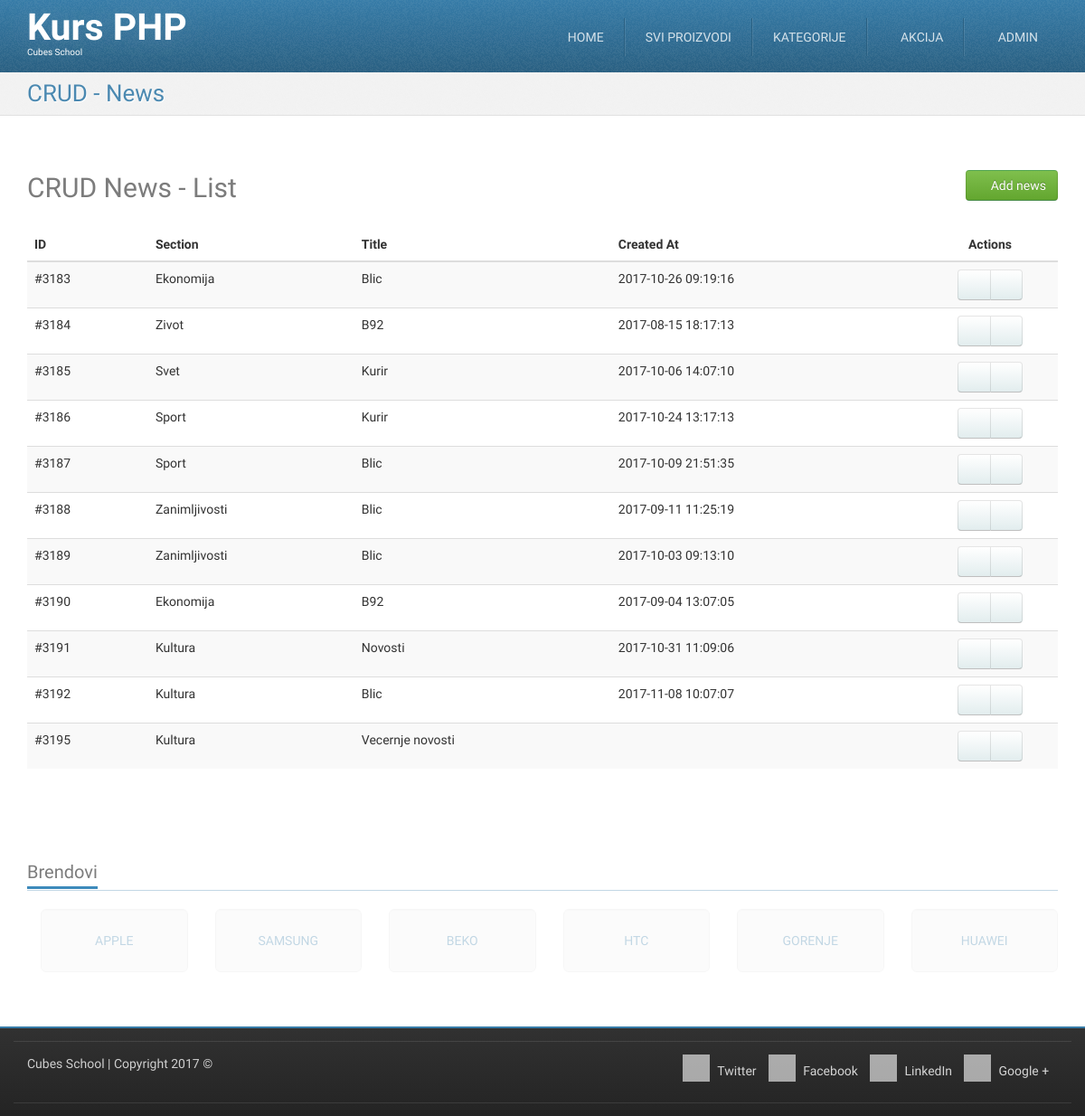
/crud-news-list.php (signed in), run on the app's committed database.
### tables this page shows
CREATE TABLE `news` (
  `id` int(11) NOT NULL,
  `section_id` int(11) NOT NULL,
  `title` varchar(255) NOT NULL,
  `photo_filename` varchar(255) DEFAULT NULL,
  `description` text,
  `content` longtext,
  `created_at` datetime DEFAULT NULL
);

CREATE TABLE `sections` (
  `id` int(11) NOT NULL,
  `title` varchar(255) NOT NULL
);

### crud-news-list.php (called while the page is built, shortened)
<?php
require_once __DIR__ . '/models/m_news.php';
$news = newsFetchAll();
require_once __DIR__ . '/views/layout/header.php';
require_once __DIR__ . '/views/templates/t_crud-news-list.php';
require_once __DIR__ . '/views/layout/footer.php';

### models/m_news.php (called while the page is built, shortened)
<?php
require_once __DIR__ . '/m_database.php';
function newsFetchAll() {
	$query = "SELECT `news`.*,`sections`.`title` AS section_title  "
                . "FROM `news` "
                . "LEFT JOIN `sections` ON `news`.`section_id` = `sections`.`id` ";
	return dbFetchAll($query);
}

### models/m_database.php (called while the page is built, shortened)
<?php
function dbGetLink() {
	static $link;
	if (!isset($link)) {
		$link = mysqli_connect('127.0.0.1', 'cubes', 'cubes', 'cubesphp');
	}
	return $link;
}
function dbQuery($query) {
	$link = dbGetLink();
	$result = mysqli_query($link, $query);
	return $result;
}
function dbFetchAll($query) {
	$result = dbQuery($query);
	return mysqli_fetch_all($result, MYSQLI_ASSOC);
}

### views/templates/t_crud-news-list.php (the view)
<div id="highlighted">
    <div class="container">
        <div class="header">
            <h2 class="page-title">
                <span>CRUD - News</span>
            </h2>
        </div>
    </div>
</div>
<div id="content">
    <div class="container portfolio">
        <div class="row">
            <div class="col-md-12">
                <h2>
                    CRUD News - List
                    <a href="/crud-news-insert.php" class="pull-right btn btn-success">
                        <i class="fa fa-plus-circle"></i>
                        Add news
                    </a>
                </h2>
            </div>
        </div>
        <div class="row">
            <div class="col-md-12">
                <table class="table table-striped table-hover">
                    <thead>
                        <tr>
                            <th>ID</th>
                            <th>Section</th>
                            <th>Title</th>
                            <th>Created At</th>
                            <th class="actions text-center">Actions</th>
                        </tr>
                    </thead>
                    <tbody>
                        <?php foreach ($news as $new) { ?>
                            <tr>
                                <td>
                                    #<?php echo htmlspecialchars($new['id']); ?>
                                </td>
                                <td>
                                    <?php echo htmlspecialchars($new['section_title']); ?>
                                </td>
                                <td>
                                    <?php echo htmlspecialchars($new['title']); ?>
                                </td>
                                <td>
                                    <?php echo htmlspecialchars($new['created_at']); ?>
                                </td>
                                <td class="text-center">
                                    <div class="btn-group">
                                        <a href="/crud-news-edit.php?id=<?php echo htmlspecialchars($new['id']); ?> " class="btn btn-default"><i class="fa fa-pencil"></i></a>
                                        <a href="/crud-news-delete.php?id=<?php echo htmlspecialchars($new['id']); ?> " class="btn btn-default"><i class="fa fa-trash"></i></a>
                                    </div>
                                </td>
                            </tr>
                        <?php } ?>
                    </tbody>
                </table>
            </div>
        </div>
    </div>
</div>

### skins/tema/css/theme-style.css (style rules this page uses)
h1, h2, h3 { line-height: 40px; }
h1, h2, h3, h4, h5, h6 { color: rgba(36, 36, 36, 0.6); }
a { color: #377ca8; text-decoration: none; }
.btn-default { color: #333333; text-shadow: 0 1px 1px rgba(255, 255, 255, 0.75); background-image: -webkit-linear-gradient(top, #ffffff 0%, #e2edee 100%); background-image: -o-linear-gradient(top, #ffffff 0%, #e2edee 100%); background-image: linear-gradient(to bottom, #ffffff 0%, #e2edee 100%); background-repeat: repeat-x; filter: progid:DXImageTransform.Microsoft.gradient(startColorstr='#ffffffff', endColorstr='#ffe2edee', GradientType=0); border-color: #e2edee #e2edee #b2cfd2; border-color: rgba(0, 0, 0, 0.1) rgba(0, 0, 0, 0.1) rgba(0, 0, 0, 0.25); *background-color: #e2edee; filter: progid:DXImageTransform.Microsoft.gradient(enabled = false); -webkit-transition: all; -o-transition: all; transition: all; }
.btn-success { color: #ffffff; text-shadow: 0 -1px 0 rgba(0, 0, 0, 0.25); background-image: -webkit-linear-gradient(top, #7fbf4d 0%, #63a62f 100%); background-image: -o-linear-gradient(top, #7fbf4d 0%, #63a62f 100%); background-image: linear-gradient(to bottom, #7fbf4d 0%, #63a62f 100%); background-repeat: repeat-x; filter: progid:DXImageTransform.Microsoft.gradient(startColorstr='#ff7fbf4d', endColorstr='#ff63a62f', GradientType=0); border-color: #63a62f #63a62f #3f6a1e; border-color: rgba(0, 0, 0, 0.1) rgba(0, 0, 0, 0.1) rgba(0, 0, 0, 0.25); *background-color: #63a62f; filter: progid:DXImageTransform.Microsoft.gradient(enabled = false); -webkit-transition: all; -o-transition: all; transition: all; }
html { background-image: -webkit-linear-gradient(top, #e0e0e0 0%, #ffffff 100%); background-image: -o-linear-gradient(top, #e0e0e0 0%, #ffffff 100%); background-image: linear-gradient(to bottom, #e0e0e0 0%, #ffffff 100%); background-repeat: repeat-x; filter: progid:DXImageTransform.Microsoft.gradient(startColorstr='#ffe0e0e0', endColorstr='#ffffffff', GradientType=0); }
body { margin: 0; font-family: "Monda", Arial, serif; font-size: 14px; line-height: 1.428571429; color: #333333; background-color: #ffffff; position: relative; }
.page-title { margin: 0; }
#highlighted { -webkit-transition: all 0.4s ease-out; -o-transition: all 0.4s ease-out; transition: all 0.4s ease-out; border-bottom: 1px solid #e1e1e1; background: #f2f2f2 url(../img/bg_noise-5.png) left top repeat; color: #377ca8; text-shadow: 1px 1px 1px #ffffff; }
.has-navbar-fixed-top #content { margin-top: 82px; }
.has-navbar-fixed-top.has-highlighted #highlighted, .has-navbar-fixed-top.page-index #highlighted, .has-navbar-fixed-top.page-index-carousel #highlighted, .has-navbar-fixed-top.page-starter #highlighted { margin-top: 80px; }
.has-navbar-fixed-top.has-highlighted #content, .has-navbar-fixed-top.page-index #content, .has-navbar-fixed-top.page-index-carousel #content, .has-navbar-fixed-top.page-starter #content { margin-top: 0; }
#content { padding: 40px 0; background-color: #ffffff; }
.header { margin-bottom: 0; }
.header:before, .header:after { content: " "; display: table; }
.header:after { clear: both; }
.header .page-title { font-size: 26px; margin: 8px 0 8px 0; color: rgba(55, 124, 168, 0.9); }
.header .page-title span, .header .page-title small { display: block; line-height: 1.2 !important; }
@media (min-width: 768px) { .header .page-title { float: left; } }
.services .row, .portfolio .row { margin-bottom: 1em; }

### skins/tema/css/custom-style.css (style rules this page uses)
table .actions { width: 150px; }

### skins/tema/css/colour-blue.css (style rules this page uses)
body a { color: #377ca8; text-decoration: none; }
body #highlighted { border-bottom-color: #e1e1e1; background-color: #f2f2f2; color: #377ca8; text-shadow: 1px 1px 1px #ffffff; }
body .header .page-title { color: rgba(55, 124, 168, 0.9); }

### data on the page
news: id "3183", section.title "Ekonomija", title "Blic", created_at "2017-10-26 09:19:16"
news: id "3184", section.title "Zivot", title "B92", created_at "2017-08-15 18:17:13"
news: id "3185", section.title "Svet", title "Kurir", created_at "2017-10-06 14:07:10"
news: id "3186", section.title "Sport", title "Kurir", created_at "2017-10-24 13:17:13"
news: id "3187", section.title "Sport", title "Blic", created_at "2017-10-09 21:51:35"
news: id "3188", section.title "Zanimljivosti", title "Blic", created_at "2017-09-11 11:25:19"
news: id "3189", section.title "Zanimljivosti", title "Blic", created_at "2017-10-03 09:13:10"
news: id "3190", section.title "Ekonomija", title "B92", created_at "2017-09-04 13:07:05"
news: id "3191", section.title "Kultura", title "Novosti", created_at "2017-10-31 11:09:06"
news: id "3192", section.title "Kultura", title "Blic", created_at "2017-11-08 10:07:07"
news: id "3195", section.title "Kultura", title "Vecernje novosti"
